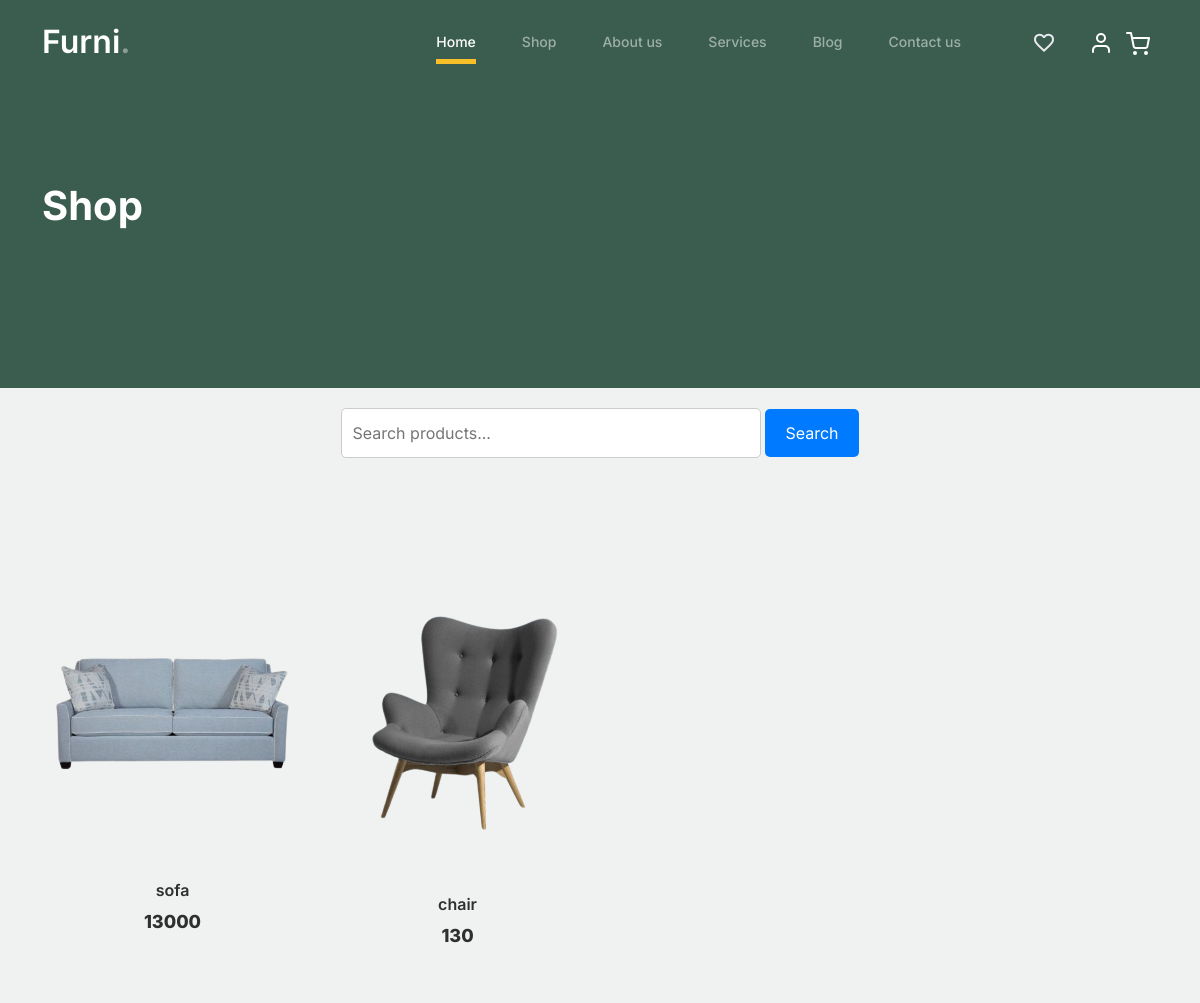
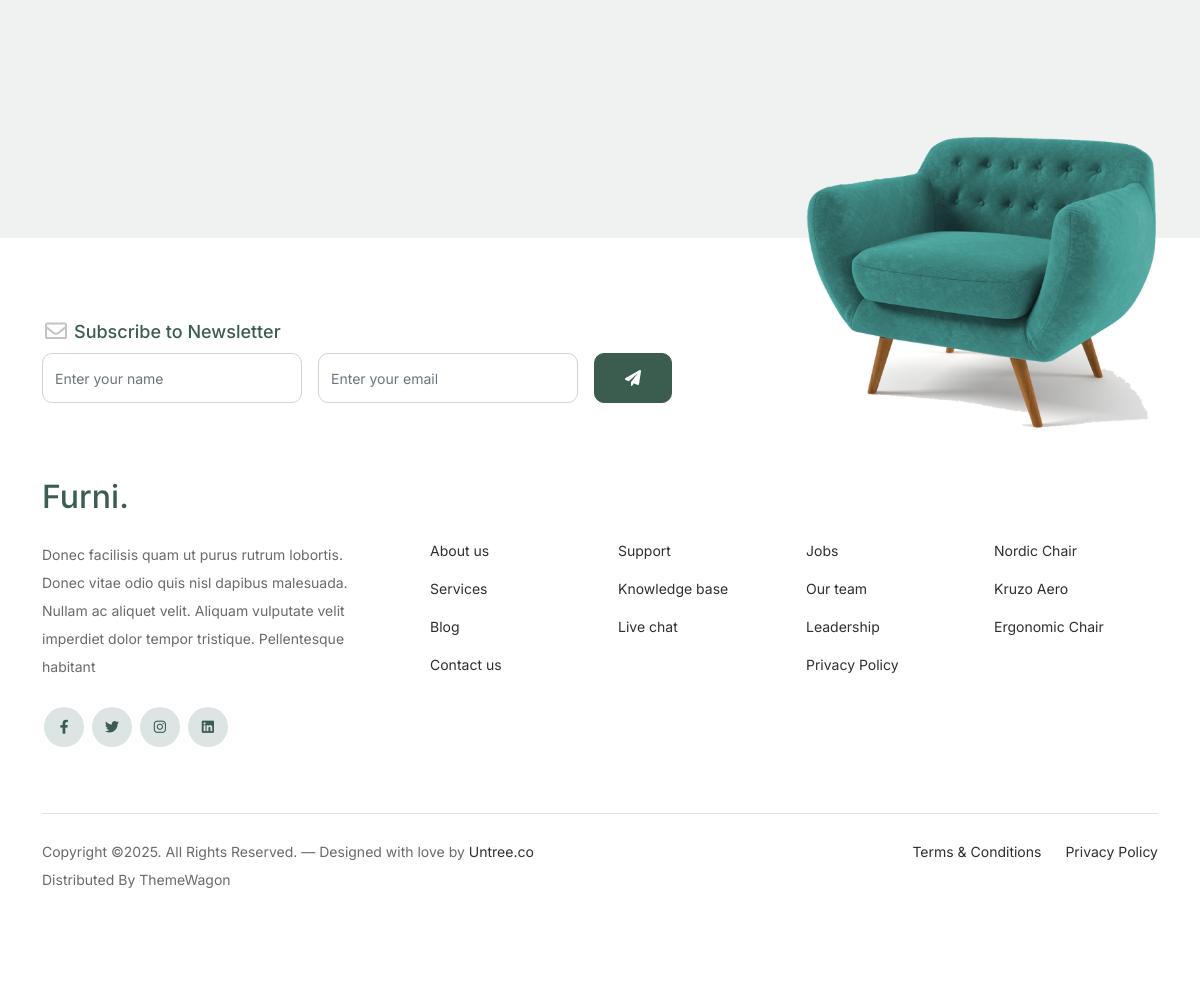
The app's page /shop, older data (2 pictures, top to bottom).
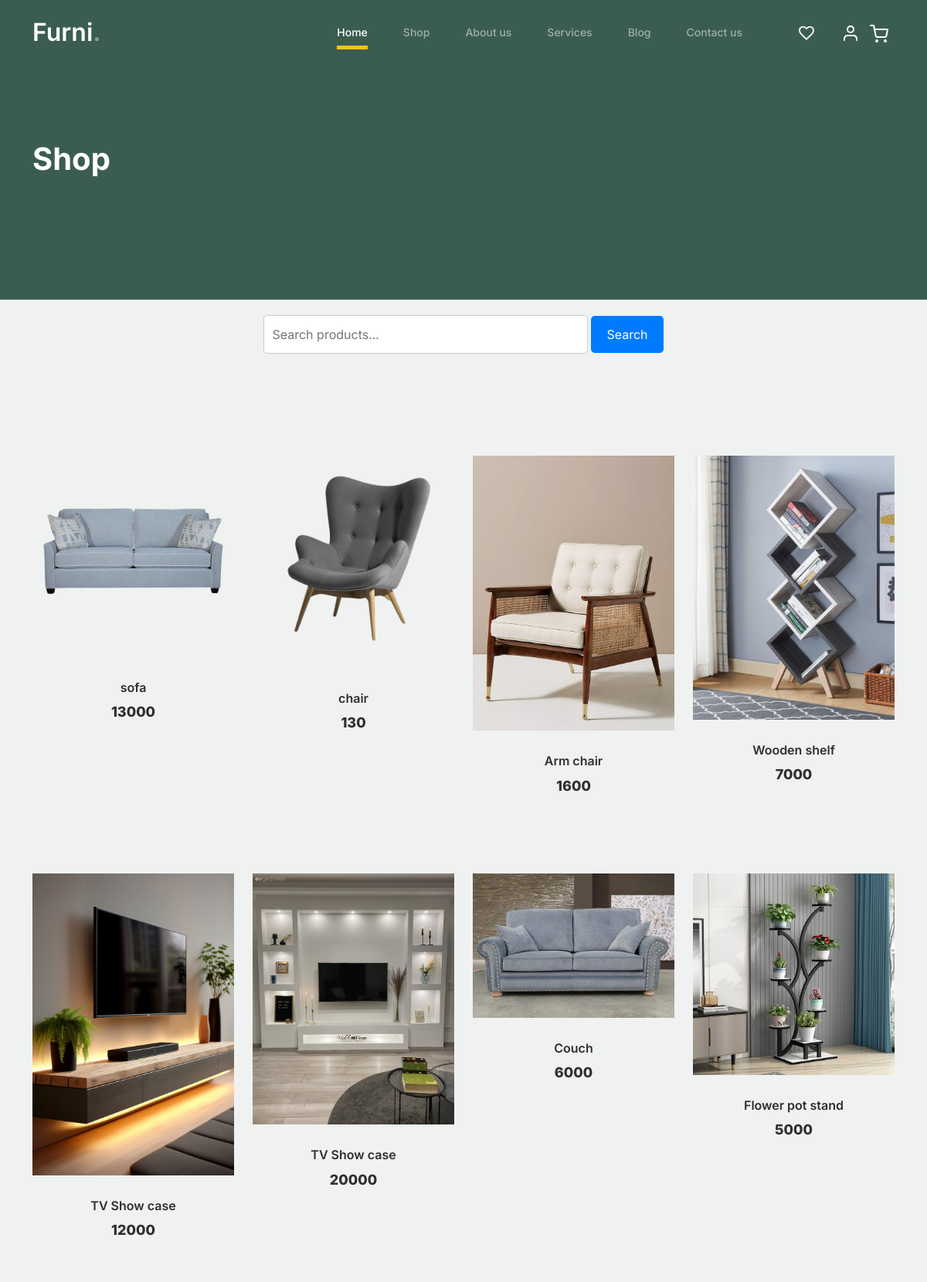
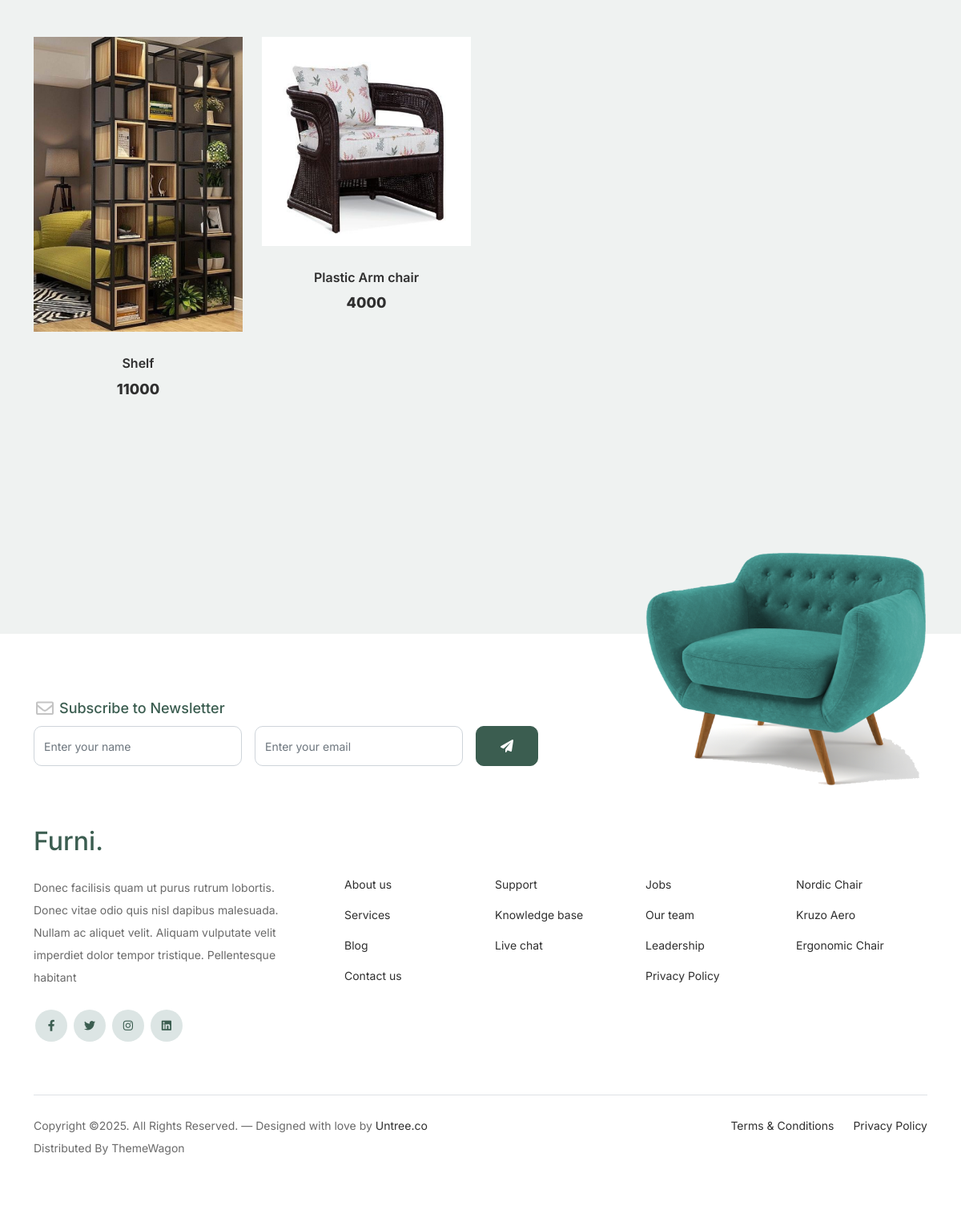
The same page, newer data (2 pictures, top to bottom).
### ekart/models.py (models this page shows, shortened)
class products(models.Model):
    name = models.CharField(max_length=255)
    image = models.ImageField(upload_to='products')
    price = models.IntegerField()
    category = models.CharField(max_length=255)
    desc = models.TextField()
    specification = models.TextField()

### ekart/views.py (the view)
# urls.py: path('shop', views.shop, name='shop'),
def shop(request):
    product_list = products.objects.all()
    return render(request, 'shop.html', {"product": product_list})

### template/shop.html (shortened to what this page needs)
{% extends "base.html" %}
{% load static %}
{% block mainblock %}
		<div class="hero">
			<div class="container">
				<div class="row justify-content-between">
					<div class="col-lg-5">
						<div class="intro-excerpt">
							<h1>Shop</h1>
						</div>
					</div>
					<div class="col-lg-7">
					</div>
				</div>
			</div>
		</div>
		<div style="text-align: center; margin: 20px 0;">
			<form method="POST" action="/search-product" style="display: inline-block; width: 50%;">
				<input type="text" required name="search-bar" id="searchBar" placeholder="Search products..." style="width: 70%; padding: 10px; font-size: 16px; border: 1px solid #ccc; border-radius: 5px;">
				<button type="submit" style="padding: 10px 20px; font-size: 16px; background-color: #007bff; color: white; border: none; border-radius: 5px; cursor: pointer;">Search</button>
			</form>
		</div>
	<div class="untree_co-section product-section before-footer-section">
		<div class="container">
			  <div class="row">
				{% for item in product %}
				<div class="col-12 col-md-4 col-lg-3 mb-5">
					<a class="product-item" href="/product/{{item.id}}">
						<img src="{{item.image.url}}" class="img-fluid product-thumbnail">
						<h3 class="product-title">{{item.name}}</h3>
						<strong class="product-price">{{item.price}}</strong>
					</a>
				</div>
				{% endfor %}
			  </div>
		</div>
	</div>
{% endblock mainblock %}

### template/base.html (shortened to what this page needs)
{% load static %}
<!doctype html>
<html lang="en">
<head>
		<link href="{% static 'css/bootstrap.min.css' %}" rel="stylesheet">
		<link href="https://cdnjs.cloudflare.com/ajax/libs/font-awesome/6.0.0-beta3/css/all.min.css" rel="stylesheet">
		<link href="{% static 'css/tiny-slider.css' %}" rel="stylesheet">
		<link href="{% static 'css/style.css' %}" rel="stylesheet">
	</head>
	<body>
		<nav class="custom-navbar navbar navbar navbar-expand-md navbar-dark bg-dark" arial-label="Furni navigation bar">
			<div class="container">
				<a class="navbar-brand" href="index.html">Furni<span>.</span></a>
				<div class="collapse navbar-collapse" id="navbarsFurni">
					<ul class="custom-navbar-nav navbar-nav ms-auto mb-2 mb-md-0">
						<li class="nav-item active">
							<a class="nav-link" href="index.html">Home</a>
						</li>
						<li><a class="nav-link" href="/shop">Shop</a></li>
						<li><a class="nav-link" href="/about">About us</a></li>
						<li><a class="nav-link" href="/service">Services</a></li>
						<li><a class="nav-link" href="/blog">Blog</a></li>
						<li><a class="nav-link" href="/contact">Contact us</a></li>
					</ul>
					<ul class="custom-navbar-cta navbar-nav mb-2 mb-md-0 ms-5">
						<li><a class="nav-link" href="/view_wishlist"><img src="{% static 'images/wish.svg' %}"></a></li>
						<li><a class="nav-link" href="/auth"><img src="{% static 'images/user.svg' %}"></a></li>
						<li><a class="nav-link" href="/add_cart"><img src="{% static 'images/cart.svg' %}"></a></li>
					</ul>
				</div>
			</div>
		</nav>
        {% block mainblock %}{% endblock mainblock %}
		<footer class="footer-section">
			<div class="container relative">
				<div class="sofa-img">
					<img src="{% static 'images/sofa.png' %}" alt="Image" class="img-fluid">
				</div>
				<div class="row">
					<div class="col-lg-8">
						<div class="subscription-form">
							<h3 class="d-flex align-items-center"><span class="me-1"><img src="{% static 'images/envelope-outline.svg' %}" alt="Image" class="img-fluid"></span><span>Subscribe to Newsletter</span></h3>
							<form action="#" class="row g-3">
								<div class="col-auto">
									<input type="text" class="form-control" placeholder="Enter your name">
								</div>
								<div class="col-auto">
									<input type="email" class="form-control" placeholder="Enter your email">
								</div>
								<div class="col-auto">
									<button class="btn btn-primary">
										<span class="fa fa-paper-plane"></span>
									</button>
								</div>
							</form>
						</div>
					</div>
				</div>
				<div class="row g-5 mb-5">
					<div class="col-lg-4">
						<div class="mb-4 footer-logo-wrap"><a href="#" class="footer-logo">Furni<span>.</span></a></div>
						<p class="mb-4">Donec facilisis quam ut purus rutrum lobortis. Donec vitae odio quis nisl dapibus malesuada. Nullam ac aliquet velit. Aliquam vulputate velit imperdiet dolor tempor tristique. Pellentesque habitant</p>
						<ul class="list-unstyled custom-social">
							<li><a href="#"><span class="fa fa-brands fa-facebook-f"></span></a></li>
							<li><a href="#"><span class="fa fa-brands fa-twitter"></span></a></li>
							<li><a href="#"><span class="fa fa-brands fa-instagram"></span></a></li>
							<li><a href="#"><span class="fa fa-brands fa-linkedin"></span></a></li>
						</ul>
					</div>
					<div class="col-lg-8">
						<div class="row links-wrap">
							<div class="col-6 col-sm-6 col-md-3">
								<ul class="list-unstyled">
									<li><a href="#">About us</a></li>
									<li><a href="#">Services</a></li>
									<li><a href="#">Blog</a></li>
									<li><a href="#">Contact us</a></li>
								</ul>
							</div>
							<div class="col-6 col-sm-6 col-md-3">
								<ul class="list-unstyled">
									<li><a href="#">Support</a></li>
									<li><a href="#">Knowledge base</a></li>
									<li><a href="#">Live chat</a></li>
								</ul>
							</div>
							<div class="col-6 col-sm-6 col-md-3">
								<ul class="list-unstyled">
									<li><a href="#">Jobs</a></li>
									<li><a href="#">Our team</a></li>
									<li><a href="#">Leadership</a></li>
									<li><a href="#">Privacy Policy</a></li>
								</ul>
							</div>
							<div class="col-6 col-sm-6 col-md-3">
								<ul class="list-unstyled">
									<li><a href="#">Nordic Chair</a></li>
									<li><a href="#">Kruzo Aero</a></li>
									<li><a href="#">Ergonomic Chair</a></li>
								</ul>
							</div>
						</div>
					</div>
				</div>
				<div class="border-top copyright">
					<div class="row pt-4">
						<div class="col-lg-6">
							<p class="mb-2 text-center text-lg-start">Copyright &copy;. All Rights Reserved. &mdash; Designed with love by <a href="https://untree.co">Untree.co</a> Distributed By <a hreff="https://themewagon.com">ThemeWagon</a>
            </p>
						</div>
						<div class="col-lg-6 text-center text-lg-end">
							<ul class="list-unstyled d-inline-flex ms-auto">
								<li class="me-4"><a href="#">Terms &amp; Conditions</a></li>
								<li><a href="#">Privacy Policy</a></li>
							</ul>
						</div>
					</div>
				</div>
			</div>
		</footer>
	</body>
</html>

Row changes from the older to the newer data that the page shows:
added products: image (picture), name "Arm chair", price "1600"
added products: image (picture), name "Wooden shelf", price "7000"
added products: image (picture), name "TV Show case", price "12000"
added products: image (picture), name "TV Show case", price "20000"
added products: image (picture), name "Couch", price "6000"
added products: image (picture), name "Flower pot stand", price "5000"
added products: image (picture), name "Shelf", price "11000"
added products: image (picture), name "Plastic Arm chair", price "4000"
